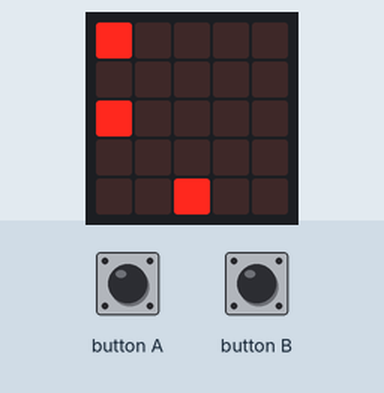
Recording of a program running on a simulated BBC micro:bit (MakeCode). On the bench: the board's 5×5 LED display. The inputs (shaded band) are chosen by the test bench.

Above: at 1.2 s.
1.3 s: button A pressed for 0.15 s
At 2.7 s:
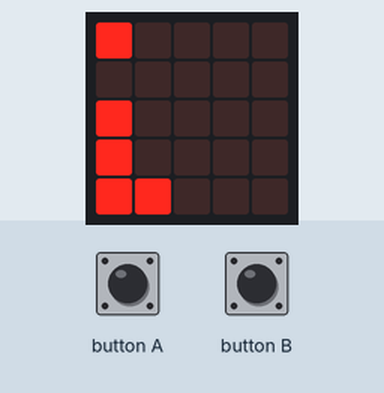
3.5 s: button B pressed for 0.15 s
At 4.5 s:
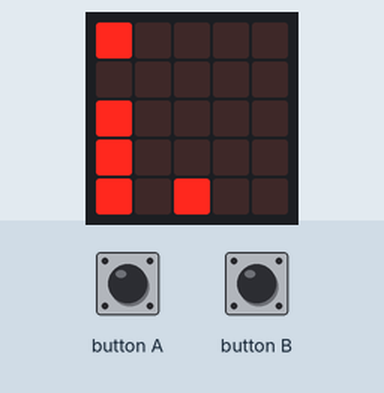
5.1 s: button B pressed for 0.15 s
At 5.7 s:
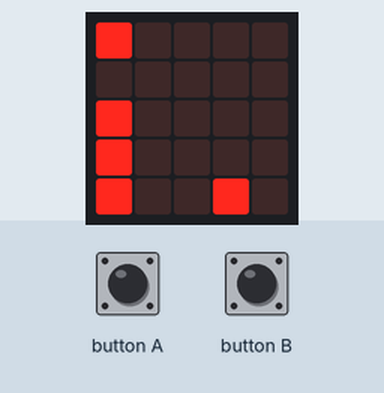
6.7 s: button B pressed for 0.15 s
At 8.0 s:
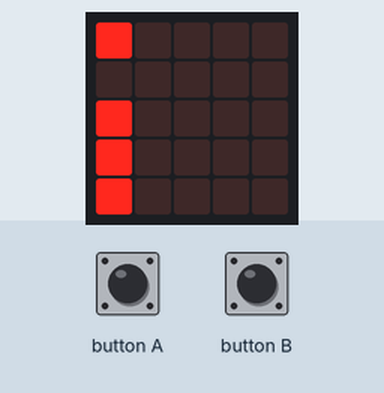
8.3 s: button A pressed for 0.15 s
At 9.4 s:
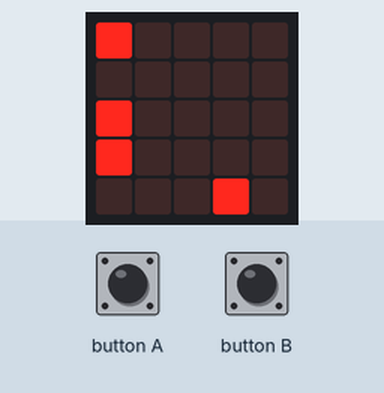
Timing chart, 0 to 11.3 s (numbered marks = the images above; inputs shaded):
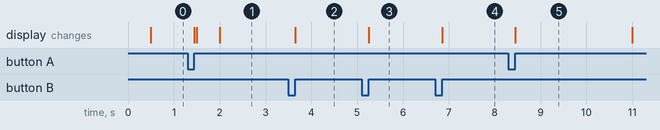

Measured:
- after the input at 1.3 s, the display: first changes after 0.15 s (image 1 shows a later state)
- after the input at 3.5 s, the display: changes after 0.15 s (image 2)
- after the input at 5.1 s, the display: changes after 0.15 s (image 3)
- after the input at 6.7 s, the display: changes after 0.15 s (image 4)
- after the input at 8.3 s, the display: changes after 0.15 s (image 5)

The program:

main.ts
```typescript
input.onButtonPressed(Button.A, function () {
    a += -1
    if (a == 0) {
        led.unplot(3, 4)
        led.plotBrightness(2, 4, 255)
    }
    if (a == 1) {
        led.unplot(0, 4)
        led.plotBrightness(3, 4, 255)
    }
    if (a == -1) {
        led.unplot(2, 4)
        led.plotBrightness(1, 4, 255)
    }
    if (a == -2) {
        led.unplot(1, 4)
        led.plotBrightness(0, 4, 255)
    }
})
input.onButtonPressed(Button.B, function () {
    a += 1
    if (a == 0) {
        led.unplot(1, 4)
        led.plotBrightness(2, 4, 255)
    }
    if (a == -1) {
        led.unplot(0, 4)
        led.plotBrightness(1, 4, 255)
    }
    if (a == 1) {
        led.unplot(2, 4)
        led.plotBrightness(3, 4, 255)
    }
    if (a == 2) {
        led.unplot(3, 4)
        led.plotBrightness(0, 4, 255)
    }
})
let a = 0
a = 0
let b = 0
led.plotBrightness(2, 4, 255)
loops.everyInterval(500, function () {
    b += 1
    if (b == 1) {
        led.plotBrightness(0, 0, 255)
    }
    if (b == 2) {
        led.plotBrightness(0, 2, 255)
    }
    if (b == 3) {
        led.plotBrightness(0, 2, 255)
    }
    if (b == 4) {
        led.plotBrightness(0, 3, 255)
    }
    if (b == 5) {
        led.plotBrightness(0, 4, 255)
    }
    if (b == 6) {
        b = 0
    }
})
```

test.ts
```typescript
// Hier kann man Tests durchführen; diese Datei wird nicht kompiliert, wenn dieses Paket als Erweiterung verwendet wird.
```
